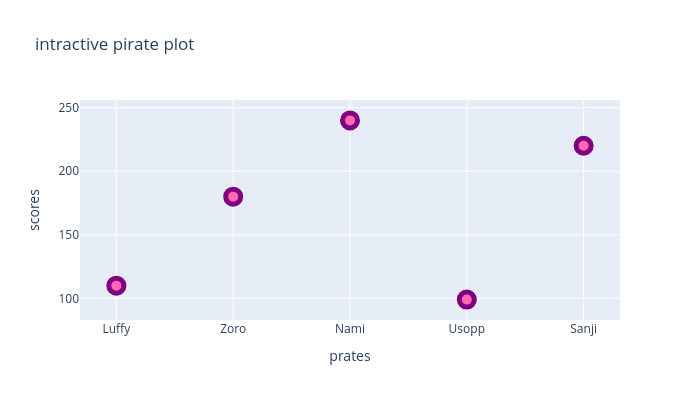

The notebook cell this image was saved under:
### Code cell
graph=go.Figure()

graph.add_trace(go.Scatter(x=x1,y=y1,
                           mode='markers',
                           marker=dict(size=15,
                          color='hotpink',
                          opacity=1,
                          line=dict(width=5,color='purple')
 )))

graph.update_layout(
    title='intractive pirate plot',
    xaxis_title= 'prates',
    yaxis_title='scores',
    width=700, height=400
)

### Figure 1 — Plotly figure (JSON) as saved in the notebook; plotly's stock layout.template omitted (floating-point values rounded to 4 significant figures)
{"data": [{"marker": {"color": "hotpink", "line": {"color": "purple", "width": 5}, "opacity": 1, "size": 15}, "mode": "markers", "type": "scatter", "x": ["Luffy", "Zoro", "Nami", "Usopp", "Sanji"], "y": [110, 180, 240, 99, 220]}], "layout": {"height": 400, "title": {"text": "intractive pirate plot"}, "width": 700, "xaxis": {"title": {"text": "prates"}}, "yaxis": {"title": {"text": "scores"}}}}
